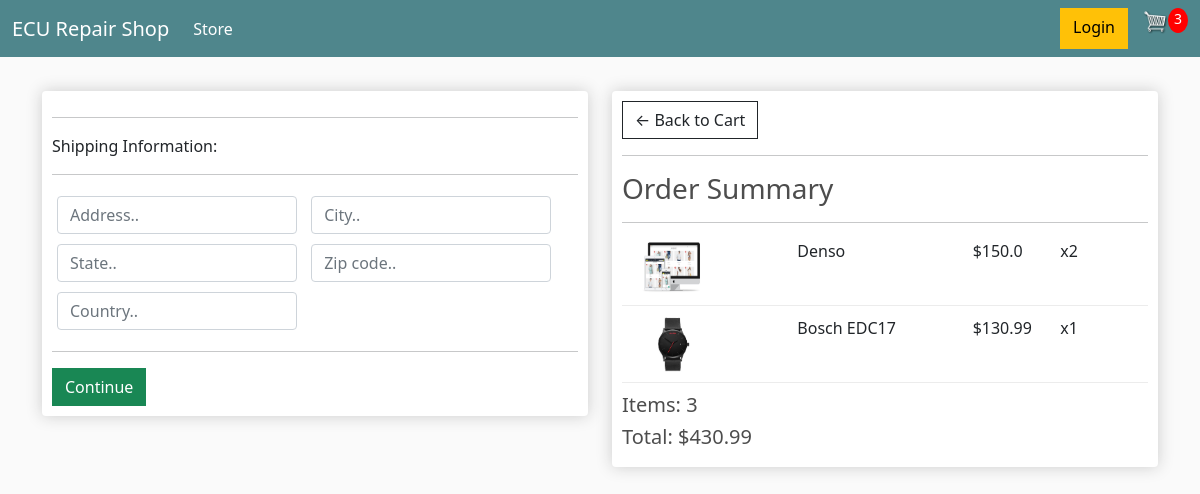
/checkout/ (signed in), run on an earlier commit of the app's database.
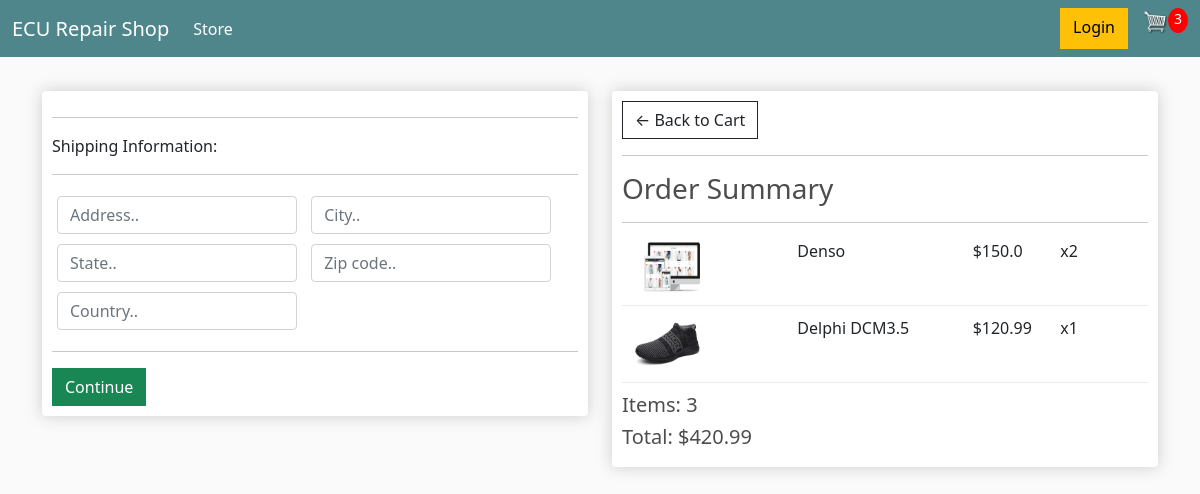
And on a later commit of the database.
### store/models.py (models this page shows, shortened)
class OrderItem(models.Model):
    product = models.ForeignKey(Product, on_delete=models.SET_NULL, null=True, blank=True)
    order = models.ForeignKey(Order, on_delete=models.SET_NULL, null=True)
    quantity = models.IntegerField(default=0, null=True, blank=True)
    date_added = models.DateTimeField(auto_now_add=True)
    @property
    def get_total(self):
        total = self.product.price * self.quantity
        return total

class Product(models.Model):
    name = models.CharField(max_length=254)
    price = models.FloatField()
    digital = models.BooleanField(default=False, null=True, blank=True)
    image = models.ImageField(null=True, blank=True)
    @property
    def imageURL(self):
        try:
            url = self.image.url
        except:
            url = ''
        return url

class Order(models.Model):
    customer = models.ForeignKey(Customer, on_delete=models.SET_NULL, null=True, blank=True)
    date_ordered = models.DateTimeField(auto_now_add=True)
    complete = models.BooleanField(default=False, null=True, blank=False)
    transaction_id = models.CharField(max_length=254, null=True)
    @property
    def shipping(self):
        shipping = False
        orderitems = self.orderitem_set.all()
        for i in orderitems:
            if i .product.digital == False:
                shipping = True
        return shipping
    @property
    def get_cart_total(self):
        orderitems = self.orderitem_set.all()
        total = sum([item.get_total for item in orderitems])
        return total
    @property
    def get_cart_items(self):
        orderitems = self.orderitem_set.all()
        total = sum([item.quantity for item in orderitems])
        return total

### store/views.py (the view)
# urls.py: path('checkout/', views.checkout, name="checkout"),
def checkout(request):
    if request.user.is_authenticated:
        customer = request.user.customer
        order, created = Order.objects.get_or_create(customer=customer, complete=False)
        items = order.orderitem_set.all()
        cartItems = order.get_cart_items
    else:
        items = []
        order = {'get_cart_total': 0,
                 'get_cart_items': 0,
                 'shipping': False}
        cartItems = order['get_cart_items']
    context = {'items': items, 'order': order, 'cartItems': cartItems}
    return render(request, 'store/checkout.html', context)

### store/templates/store/checkout.html (shortened to what this page needs)
{% extends 'store/main.html' %}
{% load static %}
{% block content %}
    <div class="row">
        <div class="col-lg-6">
            <div class="box-element" id="form-wrapper">
                <form id="form">
                    <div id="shipping-info">
                        <hr>
                        <p>Shipping Information:</p>
                        <hr>
                        <div class="form-field">
                            <input class="form-control" type="text" name="address" placeholder="Address..">
                        </div>
                        <div class="form-field">
                            <input class="form-control" type="text" name="city" placeholder="City..">
                        </div>
                        <div class="form-field">
                            <input class="form-control" type="text" name="state" placeholder="State..">
                        </div>
                        <div class="form-field">
                            <input class="form-control" type="text" name="zipcode" placeholder="Zip code..">
                        </div>
                        <div class="form-field">
                            <input class="form-control" type="text" name="country" placeholder="Country..">
                        </div>
                    </div>
                    <hr>
                    <input id="form-button" class="btn btn-success btn-block" type="submit" value="Continue">
                </form>
            </div>
            <br>
        </div>
        <div class="col-lg-6">
            <div class="box-element">
                <a class="btn btn-outline-dark" href="{% url 'cart' %}">&#x2190; Back to Cart</a>
                <hr>
                <h3>Order Summary</h3>
                <hr>
                {% for item in items %}
                    <div class="cart-row">
                        <div style="flex:2"><img class="row-image" src="{{ item.product.imageURL }}"></div>
                        <div style="flex:2">
                            <p>{{ item.product.name }}</p>
                        </div>
                        <div style="flex:1">
                            <p>${{ item.product.price }}</p>
                        </div>
                        <div style="flex:1">
                            <p>x{{ item.quantity }}</p>
                        </div>
                    </div>
                {% endfor %}
                <h5>Items: {{ order.get_cart_items }}</h5>
                <h5>Total: ${{ order.get_cart_total|floatformat:2 }}</h5>
            </div>
        </div>
    </div>
{% endblock %}

What changed in the data, as far as the page shows it:
removed OrderItem: product.imageURL (picture), product.name "Bosch EDC17", product.price "130.99", quantity "1"
added OrderItem: product.imageURL (picture), product.name "Delphi DCM3.5", product.price "120.99", quantity "1"
computed for Order: get_cart_total "430.99" → "420.99"
